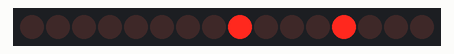
Recording of a sketch running on a simulated Arduino Uno, built with avr-gcc and run on an emulated ATmega328P. Parts: 16 shift-register outputs drawn as a row of LEDs (first output left, lit = HIGH). Wiring (inferred from the names in the program): 2 × shift register (74HC595): data pin 6; shift clock pin 7; latch pin 8; MR pin 5. Wiring (inferred from the signals the program sends): row of LEDs: on Q0, Q1, Q2, Q3, Q4, Q5, Q6, Q7, Q8, Q9, Q10, Q11, Q12, Q13, Q14, Q15. Random numbers use the default seed unless the sketch sets one.

Above: at 10.43 s.
At 11.05 s:
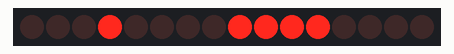
At 11.67 s:
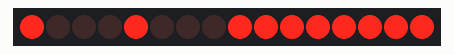
At 12.28 s:
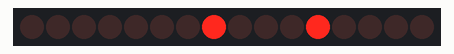
At 13.52 s:
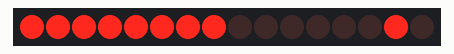
At 26.9 s:
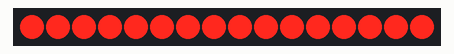
Timing chart, 0 to 40.0 s (numbered marks = the images above):
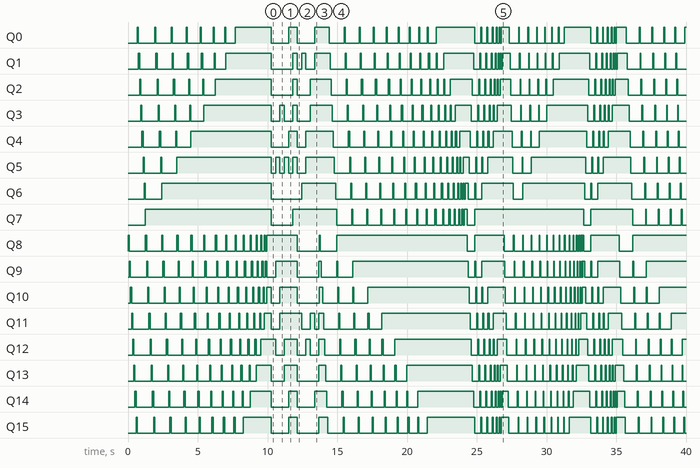

Measured:
- by itself, Q7: LOW → HIGH at 1.3 s, → LOW 9.0 s later, → HIGH 1.6 s later, → LOW 3.1 s later, … (44 changes in this stretch)

The sketch:

ExpandOutputs2.ino
```cpp
int clearPin = 5; //Arduino pin 5 connected to Pin 10, SRCLR(Clear/Reset) of 74HC595
int serialData = 6;  //Arduino pin 6 connected to Pin 14, SER(serial input) of 74HC595
int shiftClock = 7;  //Arduino pin 7 connected to Pin 11, SRCLK(shift clock) of 74HC595
int latchClock = 8;  //Arduino pin 8 connected to Pin 12, RCLK(storage/latch clock) of 74HC595 ]

int numOfRegisters = 2;
byte* registerState;

long effectId = 0;
long prevEffect = 0;
long effectRepeat = 0;
long effectSpeed = 30;

void setup() {   //runs once at startup
   //set pins to output so you can control the shift register
  pinMode(clearPin, OUTPUT);
  pinMode(shiftClock, OUTPUT);
  pinMode(latchClock, OUTPUT);
  pinMode(serialData, OUTPUT);


  digitalWrite(clearPin, LOW); //Pin is active-low, this clears the shift register
  digitalWrite(clearPin, HIGH); //Clear pin is inactive

    //Initialize array
  registerState = new byte[numOfRegisters];
  for (size_t i = 0; i < numOfRegisters; i++) {
    registerState[i] = 0;
  }
}

void loop() {
  do{
    effectId = random(6);
  } while (effectId == prevEffect);
  prevEffect = effectId;

  switch (effectId)
  {
  case 0:
    effectRepeat = random(1, 2);
    break;
  case 1:
    effectRepeat = random(1, 2);
    break;
  case 3:
    effectRepeat = random(1, 5);
    break;
  case 4:
    effectRepeat = random(1, 2);
    break;
  case 5:
    effectRepeat = random(1, 2);
    break;
  }

  for (int i = 0; i < effectRepeat; i++) {
    effectSpeed = random(10, 90);

    switch (effectId)
    {
    case 0:
      effectA(effectSpeed);
      break;
    case 1:
      effectB(effectSpeed);
      break;
    case 3:
      effectC(effectSpeed);
      break;
    case 4:
      effectD(effectSpeed);
      break;
    case 6:
      effectE(effectSpeed);
      break;
    }
  }
}

void effectA(int speed){
  for (int i = 0; i < 16; i++){
    for (int k = i; k < 16; k++){
      regWrite(k, HIGH);
      delay(speed);
      regWrite(k, LOW);
    }

    regWrite(i, HIGH);
  }
}

void effectB(int speed){
  for (int i = 15; i >= 0; i--){
    for (int k = 0; k < i; k++){
      regWrite(k, HIGH);
      delay(speed);
      regWrite(k, LOW);
    }

    regWrite(i, HIGH);
  }
}

void effectC(int speed){
  int prevI = 0;
  for (int i = 0; i < 16; i++){
    regWrite(prevI, LOW);
    regWrite(i, HIGH);
    prevI = i;

    delay(speed);
  }

  for (int i = 15; i >= 0; i--){
    regWrite(prevI, LOW);
    regWrite(i, HIGH);
    prevI = i;

    delay(speed);
  }
}

void effectD(int speed){
  for (int i = 0; i < 8; i++){
    for (int k = i; k < 8; k++)
    {
      regWrite(k, HIGH);
      regWrite(15 - k, HIGH);
      delay(speed);
      regWrite(k, LOW);
      regWrite(15 - k, LOW);
    }

    regWrite(i, HIGH);
    regWrite(15 - i, HIGH);
  }
}

void effectE(int speed){
  for (int i = 7; i >= 0; i--){
    for (int k = 0; k <= i; k++)
    {
      regWrite(k, HIGH);
      regWrite(15 - k, HIGH);
      delay(speed);
      regWrite(k, LOW);
      regWrite(15 - k, LOW);
    }

    regWrite(i, HIGH);
    regWrite(15 - i, HIGH);
  }
}

void regWrite(int pin, bool state){
  //Determines register
  int reg = pin / 8;
  //Determines pin for actual register
  int actualPin = pin - (8 * reg);

  //Begin session
  digitalWrite(latchClock, LOW);

  for (int i = 0; i < numOfRegisters; i++){
    //Get actual states for register
    byte* states = &registerState[i];

    //Update state
    if (i == reg){
      bitWrite(*states, actualPin, state);
    }

    //Write
    shiftOut(serialData, shiftClock, MSBFIRST, *states);
  }

  //End session
  digitalWrite(latchClock, HIGH);
}
```
